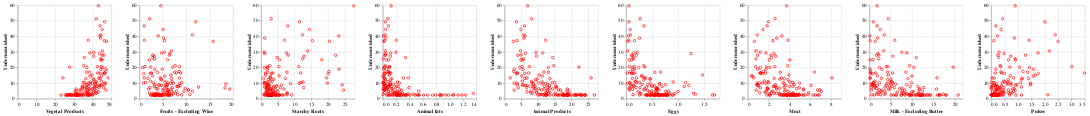

The cell this chart's notebook holds for it:
### Markdown cell above
Observation: The variables that are highly correlated with 'Undernourished' are Vegetable products, Vegetables, Starchy Roots, Pulses, Milk-excluding butter, Meat, Eggs, Cereals, Animal Products, Animal Fats

### Code cell
corr_df = df.drop(['Country','Active','Obesity', 'Confirmed', 'Deaths',
       'Recovered', 'Population'],axis=1)
alt.Chart(corr_df).mark_point().encode(
    alt.X(alt.repeat("column"), type='quantitative'),
    alt.Y(alt.repeat("row"), type='quantitative'),
    color=alt.value('red')
).properties(
    width=200,
    height=200
).repeat(
    row=['Undernourished'],
    column=['Vegetal Products','Fruits - Excluding Wine','Starchy Roots', 'Animal fats', 'Animal Products',
       'Eggs', 'Meat',
       'Milk - Excluding Butter',
       'Pulses']
)

### Figure 1 — Vega-Lite specification as saved in the notebook (floating-point values rounded to 4 significant figures; data arrays with more than 128 entries replaced by an {"elided": "..."} marker saying what was removed)
{"config": {"view": {"continuousWidth": 400, "continuousHeight": 300}}, "repeat": {"column": ["Vegetal Products", "Fruits - Excluding Wine", "Starchy Roots", "Animal fats", "Animal Products", "Eggs", "Meat", "Milk - Excluding Butter", "Pulses"], "row": ["Undernourished"]}, "spec": {"data": {"name": "data-1641b1e436c58bc96b425e0ab91c7530"}, "mark": "point", "encoding": {"color": {"value": "red"}, "x": {"type": "quantitative", "field": {"repeat": "column"}}, "y": {"type": "quantitative", "field": {"repeat": "row"}}}, "height": 200, "width": 200}, "$schema": "https://vega.github.io/schema/vega-lite/v4.8.1.json", "datasets": {"data-1641b1e436c58bc96b425e0ab91c7530": {"elided": "154 records"}}}
